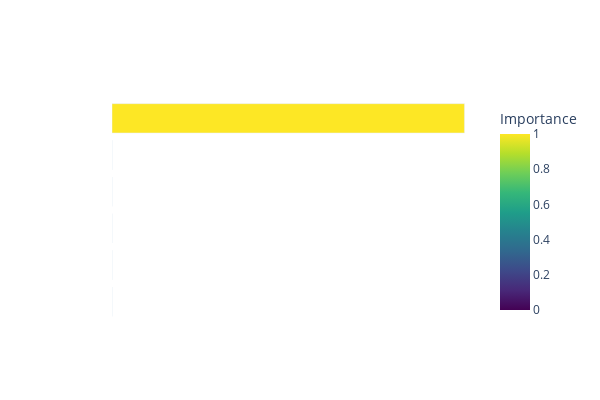

This figure's notebook cell:
### Code cell
fig = px.bar(
    feature_importance_sorted,
    x='Importance',
    y='Feature',
    orientation='h',
    title='Feature Importance',
    color='Importance',
    color_continuous_scale='Viridis'
)
fig.update_layout(yaxis=dict(autorange="reversed", color='white'), width=600, height=400, title_font=dict(color='white'), xaxis=dict(color='white'))  # Highest importance on top
fig.update_layout({'plot_bgcolor': 'rgba(0,0,0,0)', 'paper_bgcolor': 'rgba(0,0,0,0)'})
fig.show()

### Figure 1 — Plotly figure (JSON) as saved in the notebook; plotly's stock layout.template omitted (floating-point values rounded to 4 significant figures)
{"data": [{"alignmentgroup": "True", "hovertemplate": "Importance=%{marker.color}<br>Feature=%{y}<extra></extra>", "legendgroup": "", "marker": {"color": [1, 0, 0, 0, 0, 0], "coloraxis": "coloraxis", "pattern": {"shape": ""}}, "name": "", "offsetgroup": "", "orientation": "h", "showlegend": false, "textposition": "auto", "type": "bar", "x": [1, 0, 0, 0, 0, 0], "xaxis": "x", "y": ["CO2", "Temperature", "Voltage", "engine_load", "hour", "RPM"], "yaxis": "y"}], "layout": {"barmode": "relative", "coloraxis": {"colorbar": {"title": {"text": "Importance"}}, "colorscale": [[0, "#440154"], [0.1111, "#482878"], [0.2222, "#3e4989"], [0.3333, "#31688e"], [0.4444, "#26828e"], [0.5556, "#1f9e89"], [0.6667, "#35b779"], [0.7778, "#6ece58"], [0.8889, "#b5de2b"], [1, "#fde725"]]}, "height": 400, "legend": {"tracegroupgap": 0}, "paper_bgcolor": "rgba(0,0,0,0)", "plot_bgcolor": "rgba(0,0,0,0)", "title": {"font": {"color": "white"}, "text": "Feature Importance"}, "width": 600, "xaxis": {"anchor": "y", "color": "white", "domain": [0, 1], "title": {"text": "Importance"}}, "yaxis": {"anchor": "x", "autorange": "reversed", "color": "white", "domain": [0, 1], "title": {"text": "Feature"}}}}
